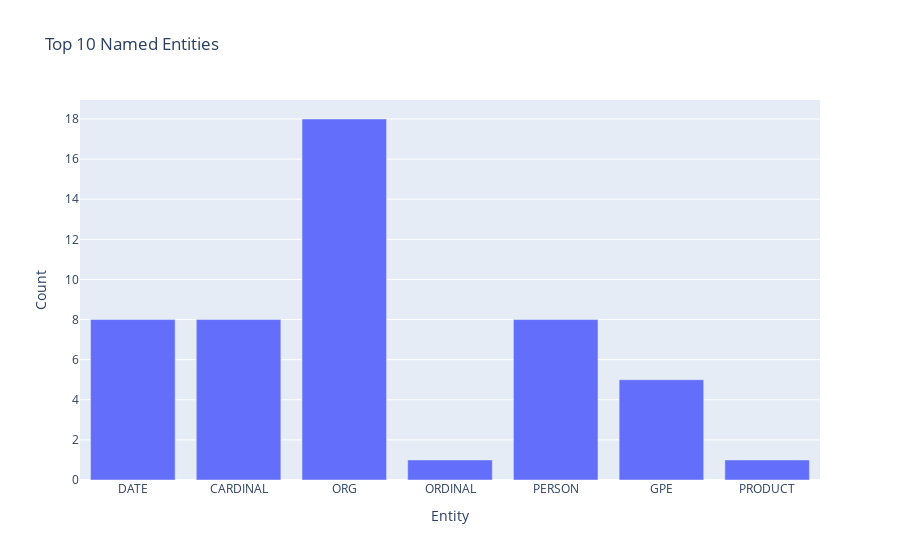

Notebook source saved alongside this figure:
### Code cell
# Visualize NER
entity_counts = Counter(entity for entities in data['Named_Entities'] for entity in entities)
entity_df = pd.DataFrame.from_dict(entity_counts, orient='index').reset_index()
entity_df.columns = ['Entity', 'Count']

fig = px.bar(entity_df.head(10), x='Entity', y='Count', title='Top 10 Named Entities')
fig.show()

### Figure 1 — Plotly figure (JSON) as saved in the notebook; plotly's stock layout.template omitted (floating-point values rounded to 4 significant figures)
{"data": [{"alignmentgroup": "True", "hovertemplate": "Entity=%{x}<br>Count=%{y}<extra></extra>", "legendgroup": "", "marker": {"color": "#636efa", "pattern": {"shape": ""}}, "name": "", "offsetgroup": "", "orientation": "v", "showlegend": false, "textposition": "auto", "type": "bar", "x": ["DATE", "CARDINAL", "ORG", "ORDINAL", "PERSON", "GPE", "PRODUCT"], "xaxis": "x", "y": [8, 8, 18, 1, 8, 5, 1], "yaxis": "y"}], "layout": {"barmode": "relative", "legend": {"tracegroupgap": 0}, "title": {"text": "Top 10 Named Entities"}, "xaxis": {"anchor": "y", "domain": [0, 1], "title": {"text": "Entity"}}, "yaxis": {"anchor": "x", "domain": [0, 1], "title": {"text": "Count"}}}}
